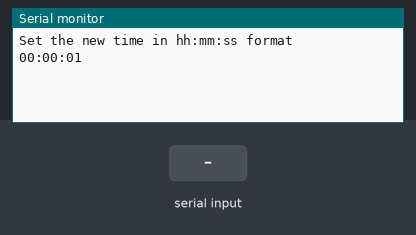
A sketch run on a simulated Arduino Uno, built with avr-gcc and run on an emulated ATmega328P. On the bench: the last lines printed to the serial monitor. The inputs (shaded band) are chosen by the test bench.

Above: at 1.2 s.
1.3 s: ":" received over Serial
At 1.91 s:
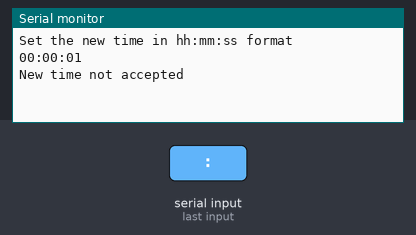
3.2 s: "90:45:200\n" received over Serial
At 4.4 s:
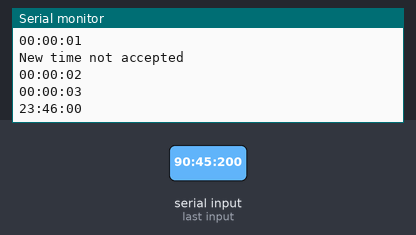
Timing chart, 0 to 6.2 s (numbered marks = the images above; inputs shaded):
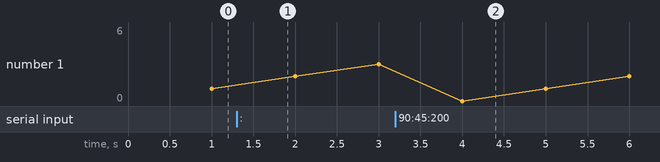

Measured:
- after the input at 1.3 s, the serial monitor: prints a new line after 0.40 s (image 1)
- after the input at 3.2 s, the serial monitor: prints a new line after 0.80 s (image 2)

The sketch:

millis_clock.ino
```cpp
// (licence header left out)
unsigned long previousMillis;
const unsigned long interval = 1000;   // 1 second

int hours, minutes, seconds;

void setup()
{
  Serial.begin( 9600);
  Serial.setTimeout( 100);    // 100ms timeout for serial input
  Serial.println( "Set the new time in hh:mm:ss format");
}

void loop()
{
  unsigned long currentMillis = millis();

  if( Serial.available() > 0)
  {
    delay( 100);               // wait 100ms to get whole line
    int h, a, m, b, s;
    h = Serial.parseInt();    // get integer with timeout
    a = Serial.read();        // get character, no timeout
    m = Serial.parseInt();    // get integer with timeout
    b = Serial.read();        // get character, no timeout
    s = Serial.parseInt();    // get integer with timeout

    if( a == ':' && b == ':') // check for right format
    {
      hours   = constrain( h, 0, 23);
      minutes = constrain( m, 0, 59);
      seconds = constrain( s, 0, 59);
    }
    else
    {
      Serial.println( "New time not accepted");
    }
    // Clear remaining characters from the serial input buffer.
    while( Serial.available() > 0)
    {
      Serial.read();
    }
  }

  if( currentMillis - previousMillis >= interval)
  {
    // When previousMillis would be set to currentMillis,
    // then a delay in the code would delay the clock.
    // When previousMillis is incremented with 1 second,
    // then it stays synchronized.
    previousMillis += interval;   // increment with 1 second

    seconds++;
    if( seconds >= 60)
    {
      seconds = 0;
      minutes++;
      if( minutes >= 60)
      {
        minutes = 0;
        hours++;
        if( hours >= 24)
        {
          hours = 0;
        }
      }
    }

    // Update the time to the serial monitor.
    // The format is  hh:mm:ss.
    // For example    09:30:55
    if( hours < 10)
      Serial.print( "0");
    Serial.print( hours);
    Serial.print( ":");
    if( minutes < 10)
      Serial.print( "0");
    Serial.print( minutes);
    Serial.print( ":");
    if( seconds < 10)
      Serial.print( "0");
    Serial.print( seconds);
    Serial.println();
  }
}
```
